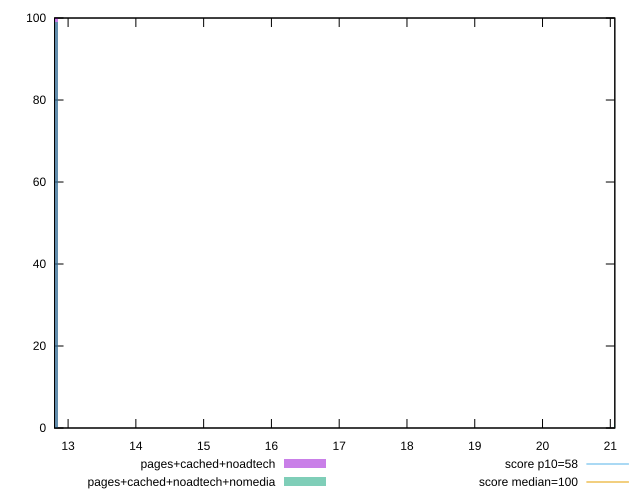

Source code (gnuplot):
reset

$pagesCachedNoadtech <<EOF
12.8 100
EOF

$pagesCachedNoadtechNomedia <<EOF
12.8 99
21.1 1
EOF

set key outside below
set boxwidth 0.1
set xrange [12.8:21.06666666666667]
set yrange [0:100]
set trange [0:100]
set style fill transparent solid 0.5 noborder

set parametric
set terminal svg size 640, 500 enhanced background rgb 'white'
set output "report_0_00242021-02-20T12:25:28.543Z/estimated-input-latency/comparison/histogram/2_vs_3.svg"

plot $pagesCachedNoadtech title "pages+cached+noadtech" with boxes, \
     $pagesCachedNoadtechNomedia title "pages+cached+noadtech+nomedia" with boxes, \
     58,t title "score p10=58", \
     100,t title "score median=100"

reset
